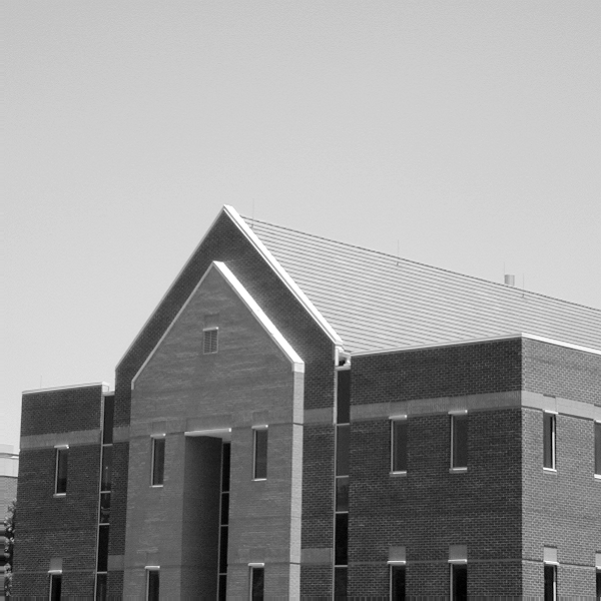
%> input picture image_filtering/building.tif, 601 x 601 px
$ octave lab1.m   (GNU Octave 9; MATLAB toolbox functions it lacks are replaced by stand-ins)
%> lines starting %> are read from the running program, lines starting %| are printed output that depends on the picture
f=imread('building.tif');
%> f is the input picture: size 601x601 uint8; min 0, max 255, mean 152.8
fn1=imnoise(f,'gaussian',0,0.02);%加入高斯噪声
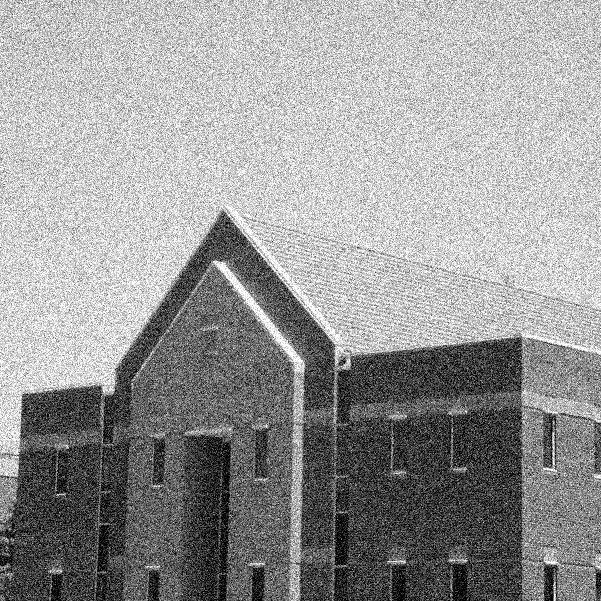
%> fn1: size 601x601 uint8; min 0, max 255, mean 152.1
fn2=imnoise(f,'salt & pepper',0.2);%加入椒盐噪声
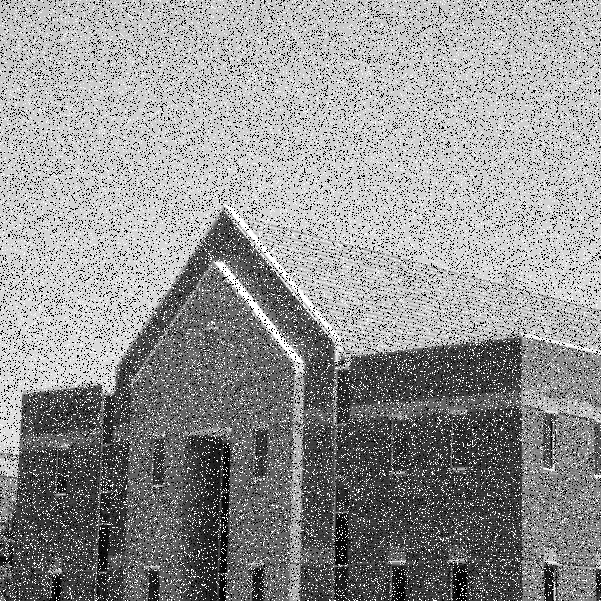
%> fn2: size 601x601 uint8; min 0, max 255, mean 147.8

%均值滤波
w=fspecial('average',[5 5]);%生成一个5*5的均值为1/25的特殊矩阵
%gm1=imfilter(fn1,w);%采用w滤波对fn1进行滤波
gm1=imfilter(fn1,w,'replicate');%'replicate'图像大小通过扩展外边界来扩展
gm2=imfilter(fn2,w,'replicate');%'replicate'图像大小通过扩展外边界来扩展
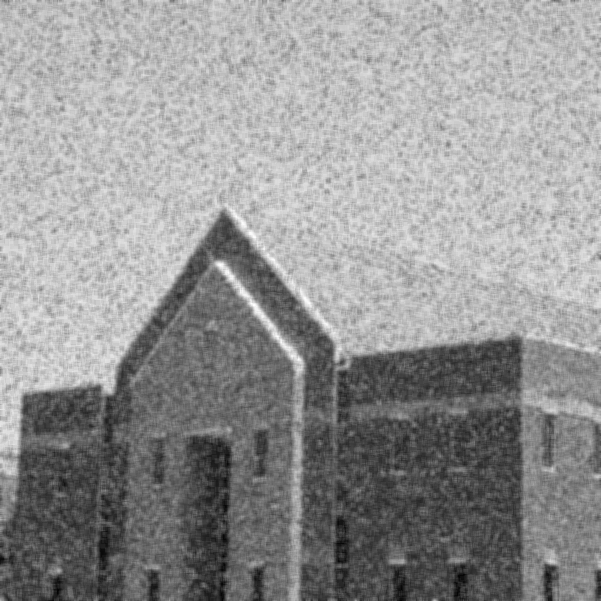
%> gm2: size 601x601 uint8; min 4, max 255, mean 147.8

%中值滤波
gn1=medfilt2(fn1,[5 5],'symmetric');
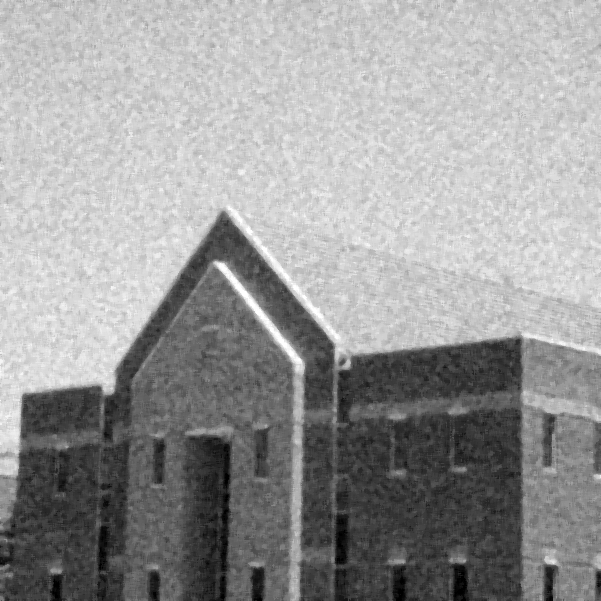
%> gn1: size 601x601 uint8; min 0, max 255, mean 152.7
gn2=medfilt2(fn2,[5 5],'symmetric');

subplot(321);imshow(uint8(fn1));title("高斯原图");
subplot(322);imshow(uint8(fn2));title("椒盐原图");
subplot(323);imshow(uint8(gm1));title("高斯均值");
subplot(324);imshow(uint8(gm2));title("椒盐均值");
subplot(325);imshow(uint8(gn1));title("高斯中值");
subplot(326);imshow(uint8(gn2));title("椒盐中值");
